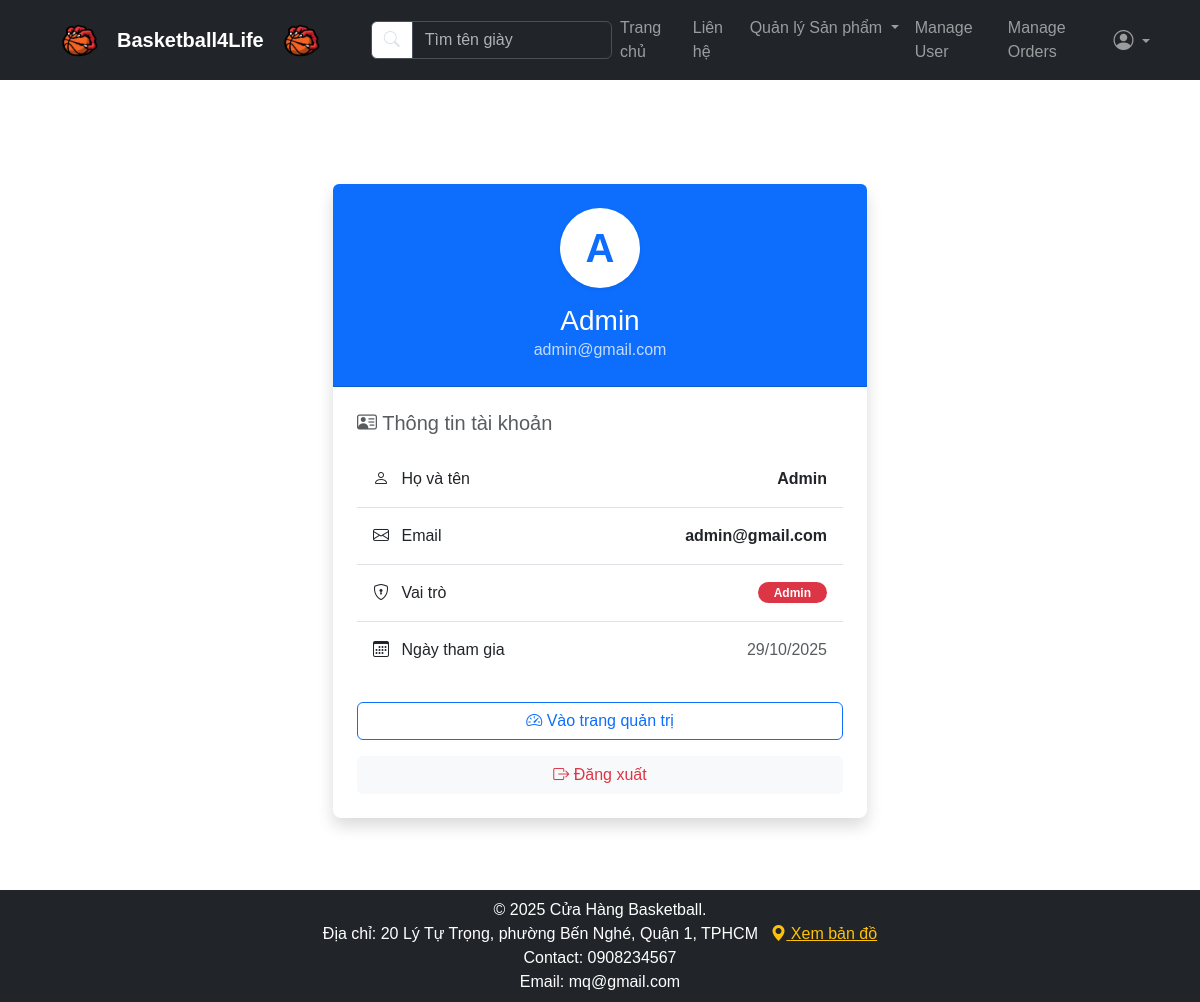
The app's page /index.php?controller=profile&action=index (signed in) with its own data.
### tables this page shows
CREATE TABLE `users` (
  `id` int(11) NOT NULL,
  `email` varchar(100) NOT NULL,
  `password` varchar(255) NOT NULL,
  `role` varchar(50) NOT NULL DEFAULT 'user',
  `created_at` timestamp NOT NULL DEFAULT current_timestamp(),
  `name` text DEFAULT NULL
);

### app/models/User.php (called while the page is built, shortened)
<?php
class User {
    private $conn;
    private $table_name = "users";
    public $id;
    public function __construct($db) {
        $this->conn = $db;
    }
    public function readOne(){
        $query = "SELECT id, email, name, role, created_at FROM " . $this->table_name . " WHERE id = ? LIMIT 0,1";
        $stmt = $this->conn->prepare($query);
        $stmt->bindParam(1, $this->id);
        $stmt->execute();
        $row = $stmt->fetch(PDO::FETCH_ASSOC);
        if($row){
            $this->id = $row['id'];
            $this->name = $row['name'];
            $this->role = $row['role'];
            $this->email = $row['email'];
            $this->created_at = $row['created_at'];
            return true;
        }
        return false;
    }
}

### resources/views/profile/index.php (the view)
<div class="container mt-5">
    <div class="row justify-content-center">
        <div class="col-md-8 col-lg-6">
            <div class="card shadow border-0 rounded-3">
                <div class="card-header bg-primary text-white text-center py-4 rounded-top">
                    <div class="d-inline-flex align-items-center justify-content-center bg-white text-primary rounded-circle shadow-sm mb-3"
                         style="width: 80px; height: 80px; font-size: 2.5rem; font-weight: bold;">
                        <?php echo strtoupper(substr($user->name, 0, 1)); ?>
                    </div>
                    <h3 class="mb-0"><?php echo htmlspecialchars($user->name); ?></h3>
                    <p class="mb-0 opacity-75"><?php echo htmlspecialchars($user->email); ?></p>
                </div>
                <div class="card-body p-4">
                    <h5 class="mb-3 text-muted"><i class="bi bi-person-vcard"></i> Thông tin tài khoản</h5>
                    <div class="list-group list-group-flush">
                        <div class="list-group-item d-flex justify-content-between align-items-center py-3">
                            <span><i class="bi bi-person me-2"></i> Họ và tên</span>
                            <span class="fw-bold"><?php echo htmlspecialchars($user->name); ?></span>
                        </div>
                        <div class="list-group-item d-flex justify-content-between align-items-center py-3">
                            <span><i class="bi bi-envelope me-2"></i> Email</span>
                            <span class="fw-bold"><?php echo htmlspecialchars($user->email); ?></span>
                        </div>
                        <div class="list-group-item d-flex justify-content-between align-items-center py-3">
                            <span><i class="bi bi-shield-lock me-2"></i> Vai trò</span>
                            <?php if ($user->role === 'admin'): ?>
                                <span class="badge bg-danger rounded-pill px-3">Admin</span>
                            <?php else: ?>
                                <span class="badge bg-success rounded-pill px-3">User</span>
                            <?php endif; ?>
                        </div>
                        <div class="list-group-item d-flex justify-content-between align-items-center py-3">
                            <span><i class="bi bi-calendar3 me-2"></i> Ngày tham gia</span>
                            <span class="text-muted">
                                <?php echo date('d/m/Y', strtotime($user->created_at)); ?>
                            </span>
                        </div>
                    </div>
                    <div class="d-grid gap-2 mt-4">
                        <?php if ($user->role !== 'admin'): ?>
                            <a href="index.php?controller=order&action=history" class="btn btn-outline-primary">
                                <i class="bi bi-clock-history"></i> Xem lịch sử mua hàng
                            </a>
                        <?php else: ?>
                             <a href="index.php?area=admin&controller=product&action=manage" class="btn btn-outline-primary">
                                <i class="bi bi-speedometer2"></i> Vào trang quản trị
                            </a>
                        <?php endif; ?>
                        <a href="index.php?controller=auth&action=logout" class="btn btn-light text-danger mt-2">
                            <i class="bi bi-box-arrow-right"></i> Đăng xuất
                        </a>
                    </div>
                </div>
            </div>
        </div>
    </div>
</div>

### public/css/style.css (style rules this page uses)
body { font-family: sans-serif; }

### records on screen
users: name "A", name "Admin", email "admin@gmail.com", created_at "29/10/2025"
